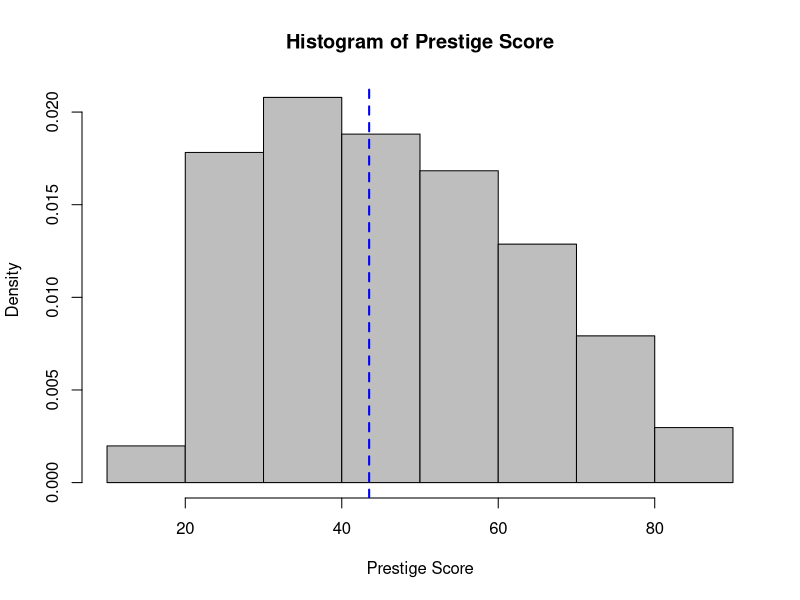
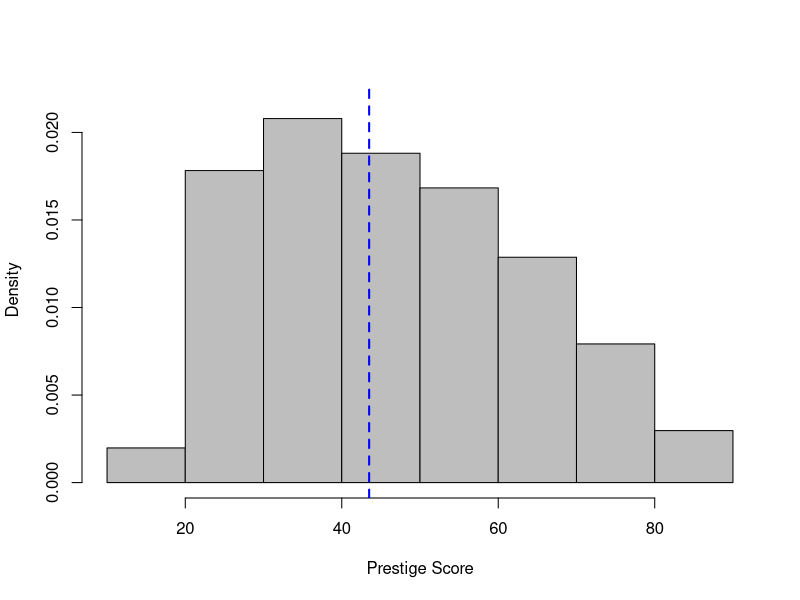
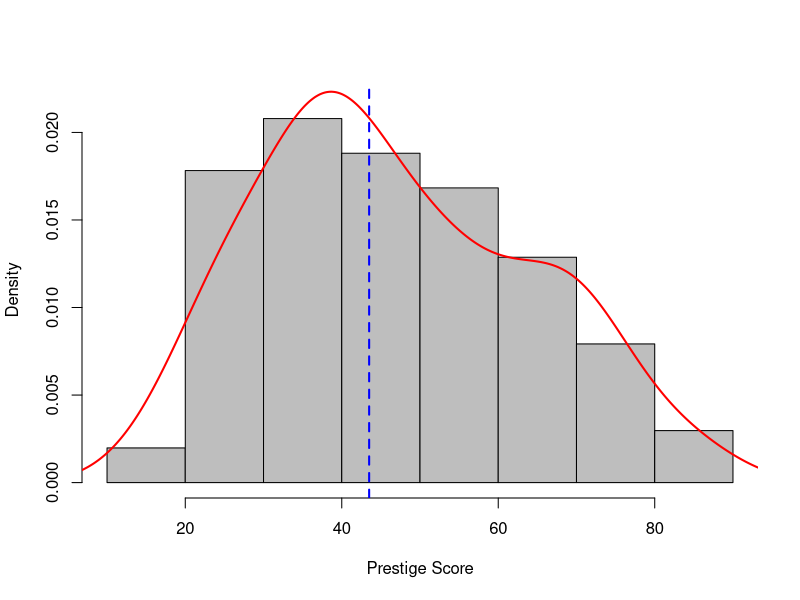

Generate these figures, in order, with R: (Note: this script raises an error after producing the figures.)
####################################################################################
#################################### SESSION 2 #####################################
####################################################################################
## Functions in R
?sample

sampSpace <- 1:6 
sample(sampSpace, 1)  # arguments with default values can be omitted


## str()
str(str)
str(sample)

prestige <- read.table(file = "./data/prestige_v2.csv", sep=",", header=TRUE, row.names=1)



## EDA - Numeric Summary



## Histograms
?hist
hist(prestige$prestige, freq = FALSE, 
     col = "grey",
     main = "Histogram of Prestige Score",
     xlab = "Prestige Score")
?abline
abline(v = median(prestige$prestige), col = "blue", lty = 2, lwd = 2)


## Histogram with overlaid density 
?lines
?density
hist(prestige$prestige, freq=FALSE, col = "grey", main = "", xlab = "Prestige Score", ylim=c(0, 0.022))
abline(v = median(prestige$prestige), col = "blue", lty = 2, lwd = 2)


## Adding a Legend
?legend
hist(prestige$prestige, freq=FALSE, col = "grey", main = "", xlab = "Prestige Score", ylim=c(0, 0.022))
abline(v = median(prestige$prestige), col = "blue", lty = 2, lwd = 2)
lines(density(prestige$prestige), col = "red", lwd = 2)


## Boxplots



## Grouped Boxplots
boxplot(
        col = "grey",
        main = "Distribution of Prestige Score by Type of Occupation",
        xlab = "Occupation Type", 
        ylab = "Prestige Score")


## Scatterplots
plot(
     main = "Prestige Score by Education",
     xlab = "Avg Years of Education", ylab = "Prestige Score")


## Scatterplots, contd.
plot(prestige$education, prestige$prestige, type = "p", pch = 20,
     main = "Prestige Score by Education",
     xlab = "Ave. Years of Education", 
     ylab = "Prestige Score")
?abline
abline(, col = "green", lwd = 2)  # linear regression
?lowess
lines(, col = "red", lwd = 2)  # smoother
legend("topleft", bty = "n",
       legend = c("Regression Line", "Smoother"), 
       col = c("green", "red"),
       lwd = c(2,2), 
       lty = 1)


## Scatterplot Matrices
library(car)
